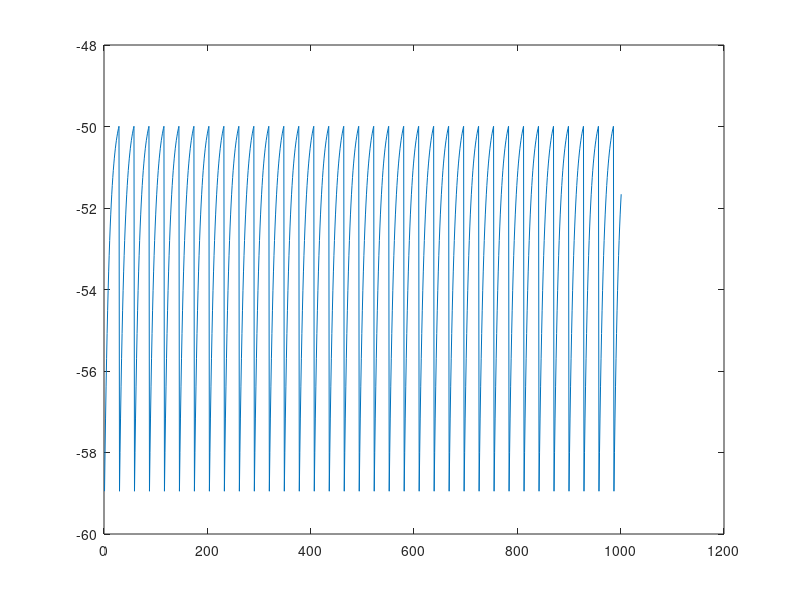

The MATLAB source for this figure:

Rm = 10;
EL = -60;
Vth = -50;
tauM = 10;

V0 = -60;
Ie=1.05;

voltVals = zeros(1,1000);
lastFireT = 0;
curV = -60;
for t=0:1000
    curV = curV + (EL - curV + Rm*Ie)/tauM;
    voltVals(t+1) = curV;
    if(curV > Vth)
       curV = -60;
    end
end
plot(voltVals)
